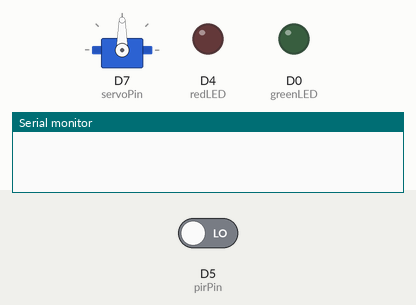
Simulated run of this sketch. Board: ESP8266 (NodeMCU). On the bench: servo, output pins drawn as LEDs (lit = HIGH), the last lines printed to the serial monitor. The inputs (shaded band) are chosen by the test bench; at power-on: D5 (pirPin) LOW. WiFi joins after 1.5 s; servers stay silent unless stated.

Above: at 0.1 s.
At 3.0 s:
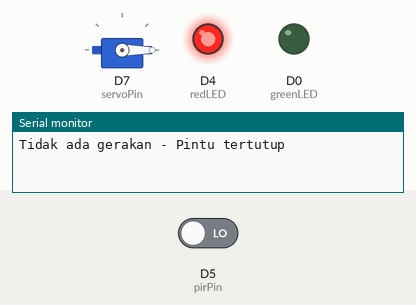
3.1 s: D5 (pirPin) driven HIGH
At 4.1 s:
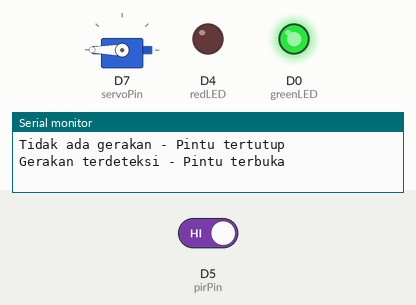
Timing chart, 0 to 6.1 s (numbered marks = the images above; inputs shaded):
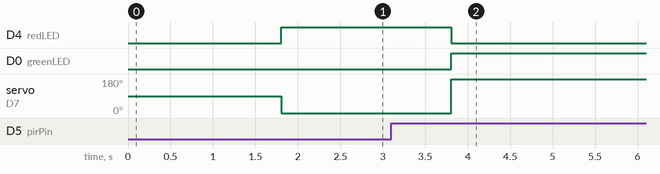

Measured:
- after the input at 3.1 s, D4 (redLED): HIGH → LOW after 0.70 s; D0 (greenLED): LOW → HIGH after 0.70 s; servo on D7 (servoPin): 0° → 180° after 0.70 s

The sketch:

sistem-gerbang-otomatis_PIR-sensor.ino
```cpp
#define BLYNK_TEMPLATE_ID "TMPL6YbtuRrU9"
#define BLYNK_TEMPLATE_NAME "gatenotification"
#define BLYNK_AUTH_TOKEN "CdpHou26lv-whHPnXNy76-UmFGb2wBB0"

#define BLYNK_PRINT Serial
#include <ESP8266WiFi.h>
#include <BlynkSimpleEsp8266.h>

#include <Servo.h>

char auth[] = BLYNK_AUTH_TOKEN;
char ssid[] = "sebelah";
char pass[] = "123456789";

#define pirPin D5
BlynkTimer timer;

#define servoPin D7

const int greenLED = D0;
const int redLED = D4;

Servo myServo;

void gateNotification() {
  int isGateAlert = digitalRead(pirPin);
  Serial.println(isGateAlert);
  if (isGateAlert == 1) {
    Serial.println("Gate Open");
    Blynk.logEvent("gate_notification", "Gate Open");
  }
}

void setup() {
  pinMode(pirPin, INPUT);

  pinMode(greenLED, OUTPUT);
  pinMode(redLED, OUTPUT);

  digitalWrite(greenLED, LOW);
  digitalWrite(redLED, LOW);

  myServo.attach(servoPin, 500, 2400);
  Serial.begin(115200);
  Blynk.begin(auth, ssid, pass);
  timer.setInterval(5000L,gateNotification);
}

void loop() {
  int motionDetected = digitalRead(pirPin);

  if (motionDetected == HIGH) {
    myServo.write(180);
    Serial.println("Gerakan terdeteksi - Pintu terbuka");
    digitalWrite(greenLED, HIGH);
    digitalWrite(redLED, LOW);
    delay(8000);
  } else {
    myServo.write(0);
    Serial.println("Tidak ada gerakan - Pintu tertutup");
    digitalWrite(redLED, HIGH);
    digitalWrite(greenLED, LOW);
    delay(2000);
  }

    Blynk.run();
    timer.run();
}
```
